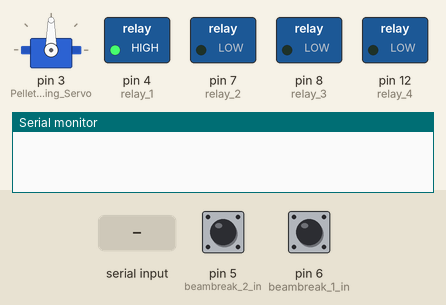
Bench run of a sketch on a simulated Arduino Uno, built with avr-gcc and run on an emulated ATmega328P. On the bench: servo, switched loads named in the sketch (green lamp = pin HIGH), the last lines printed to the serial monitor. The test bench sets the inputs (shaded band); at power-on: pin 5 (beambreak_2_in) HIGH, pin 6 (beambreak_1_in) HIGH.

Above: at 1.2 s.
1.3 s: "a" received over Serial
At 1.4 s:
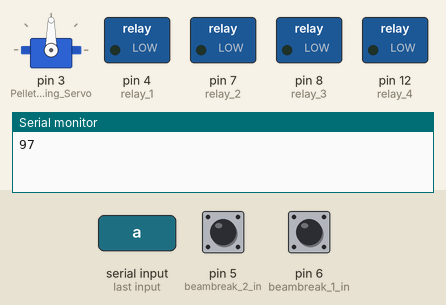
3.0 s: "n" received over Serial
At 4.2 s:
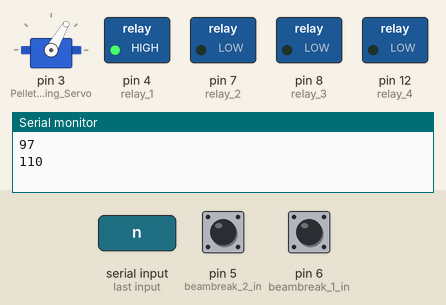
4.5 s: "a" received over Serial
At 4.6 s:
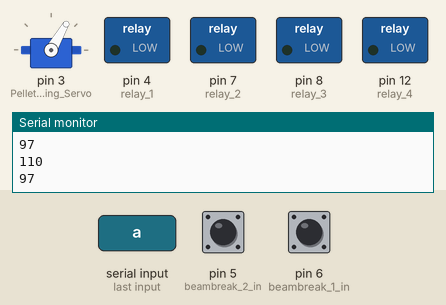
6.2 s: "m" received over Serial
At 6.7 s:
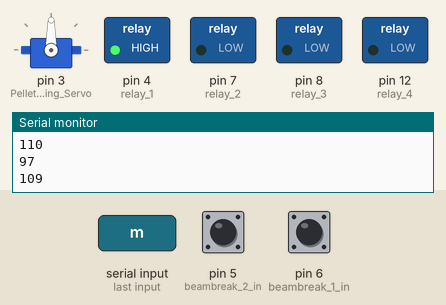
Timing chart, 0 to 8.7 s (numbered marks = the images above; inputs shaded):
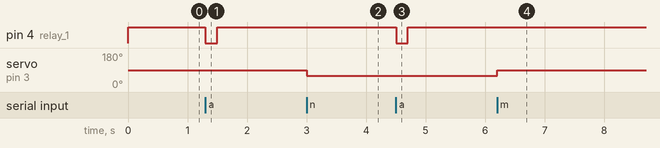

The sketch:

Poke_controller.ino
```cpp
// This is the arduino .ino file that needs to be running on the arduino for the code in the tl_poke_controller_worker.py
// to make sense.
// It spits out a 555/r/n when pin 6 is low (i.e when the beam of beam breaker 1 breaks)
// and a 666/r/n when pin 5 is low (i.e. when the beam of the beam breaker 2 breaks).
// It turns on and off the relay at pin 4 when it receives a b'a'.
// It plays a tone if it receives any letters (in bytes) from b to l (10 different tones from 500 to 5000Hz).
// It moves the servo controlling the pellet switch either clockwise (when it receives a b'm') or counter clockwise
// (when it receives a b'n').

#include <Servo.h>

#define servo_pin 3
#define relay_1 4
# define beambreak_2_in 5
# define beambreak_1_in 6
#define relay_2 7
#define relay_3 8
#define relay_4 12
# define tone_pin 10

int incomingByte = 0;
int beambreak_1_value = 0;
int beambreak_2_value = 0;
int servo_position = 0;

Servo Pellet_Swithing_Servo;

void setup() {

  Serial.begin(9600);
  pinMode(relay_1, OUTPUT);
  pinMode(relay_2, OUTPUT);
  pinMode(relay_3, OUTPUT);
  pinMode(relay_4, OUTPUT);

  pinMode(beambreak_1_in, INPUT_PULLUP);
  pinMode(beambreak_2_in, INPUT_PULLUP);

  digitalWrite(relay_1, HIGH);

  Pellet_Swithing_Servo.attach(3);
}

void loop() {
  if (Serial.available() > 0) {
    incomingByte = Serial.read();
    Serial.println(incomingByte);

    if (incomingByte == 97){
      digitalWrite(relay_1, LOW);
      delay(200);
      digitalWrite(relay_1, HIGH);
    }

    if (incomingByte >= 98 && incomingByte <= 108){
      Serial.println(incomingByte);
      tone(tone_pin, 500 + (incomingByte-98)*500, 200);
    }

    if (incomingByte > 108){
      if (incomingByte == 109){ // n is right (the old poke)
        servo_position = 90;
      }
      if (incomingByte == 110){ // m is left (the new poke)
        servo_position = 60;
      }

      Pellet_Swithing_Servo.write(servo_position);
    }
  }

  beambreak_1_value = digitalRead(beambreak_1_in);
  if (beambreak_1_value == 0){
    Serial.println(555);
  }

  beambreak_2_value = digitalRead(beambreak_2_in);
  if (beambreak_2_value == 0){
    Serial.println(666);
  }

}
```

Measured:
- after the input at 1.3 s, pin 4 (relay_1): HIGH → LOW at once, → HIGH 0.20 s later
- after the input at 3.0 s, servo on pin 3 (Pellet_Swithing_Servo): 90° → 60° at once
- after the input at 4.5 s, pin 4 (relay_1): HIGH → LOW at once, → HIGH 0.20 s later
- after the input at 6.2 s, servo on pin 3 (Pellet_Swithing_Servo): 60° → 90° at once
